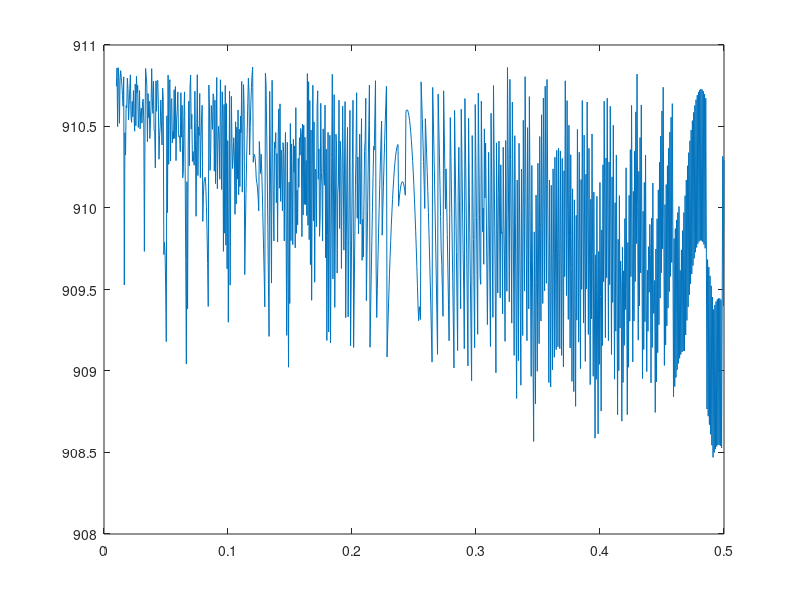

This figure's MATLAB source:
clc; clear; close all;

x = linspace(0.01,.5,1000);
ang = linspace(deg2rad(5),deg2rad(90),850 + 1);

max_values = zeros([3,1000]);

for count = 1:1:1000
    diameter = x(count); %%Diameter of curved mirror (in meters)

    dist = sin(pi/2) .* ( diameter ./ sin(ang)); %%Law of sines 
    %%Above equation finds minimum distance between mirrors such that they do not cast shadows on their neighbors when the sun is higher than 5 deg from the ground
    %%Note: dist = inf when the sun is on the horizon (hence starting the count at 5 deg to prevent large numbers)

    site_height = 12.5; %%meters ; where width is measured perpendicular to sun travel (E to W)
    site_width = 12.5; %%meters ; where height is measured parallel to sun travel (N to S)
    day_length = 12; %%hours
    time_in_sun = day_length * (pi - 2.*ang) / (pi);
    circumfrence_mirror = (2*pi*(diameter/2)) / 2;

    num_mirrors = floor(site_height ./ dist); %%Use absurdly large site_height to minimize edge effects

    p_mirror = (1360/1000) * (diameter * site_width);  %%Kilowatts per mirror

    p_generated = num_mirrors * p_mirror .* time_in_sun; %%KWh
    %%Above formula does not take into consideration partial coverage!!!
    %%Above formula does not take into consideration varying solar irradience due to time of day
    %%Above formula assumes mirror is near equator
    
    [max_p_generated, max_index] = max(p_generated);
    
    max_values(1,count) = diameter;
    max_values(2,count) = max_p_generated;
    max_values(3,count) = rad2deg(ang(max_index));
    
end

plot(max_values(1,:),max_values(2,:))

[trash_variable, global_max_index] = max(max_values(2,:));
max_values(:,global_max_index) %The numbers you really care about


